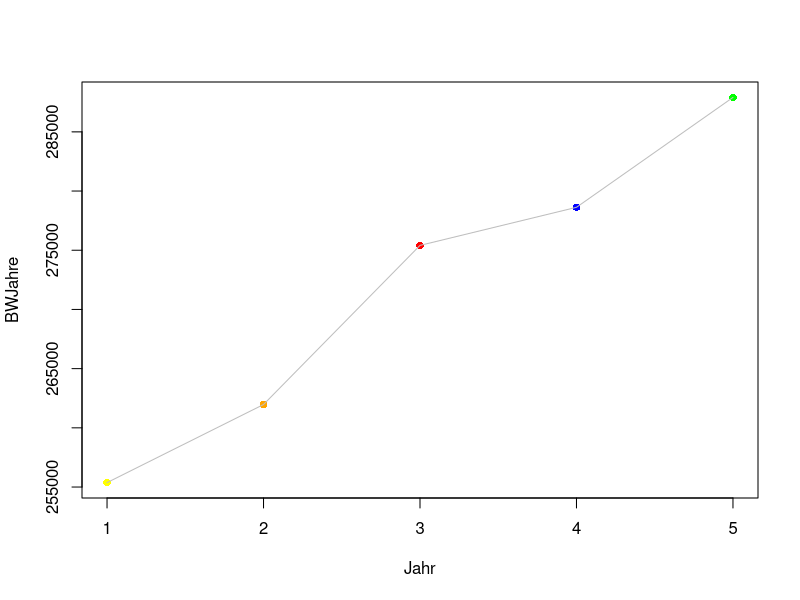
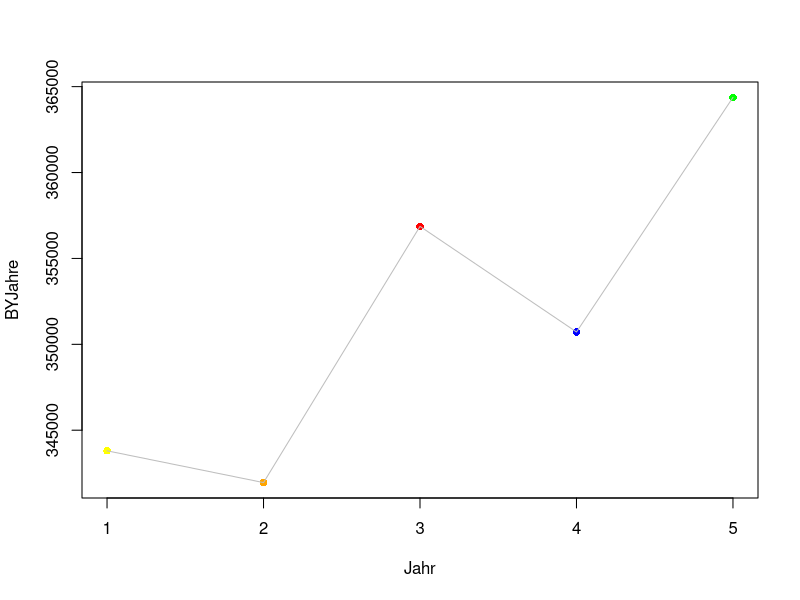
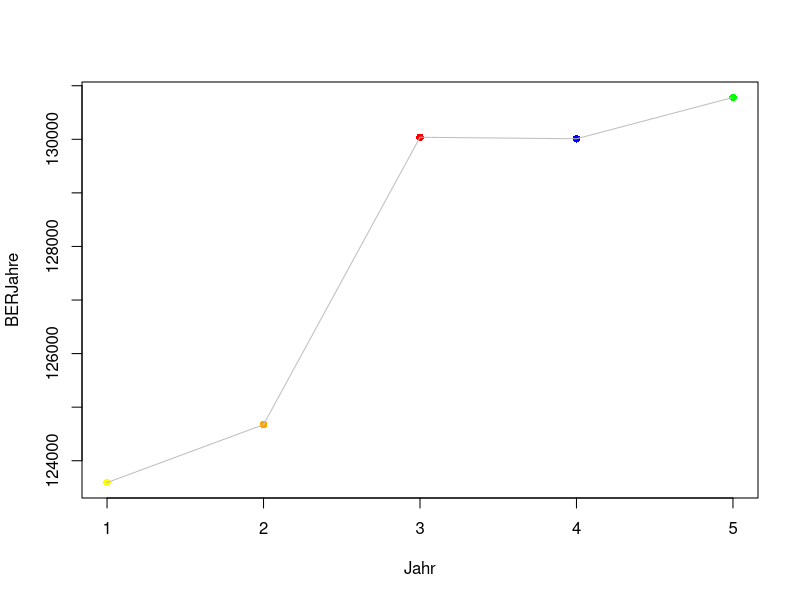
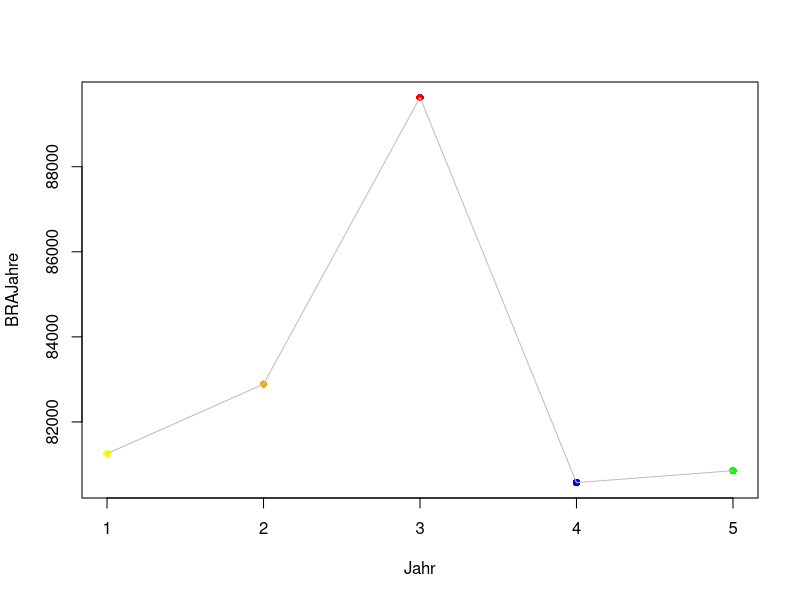
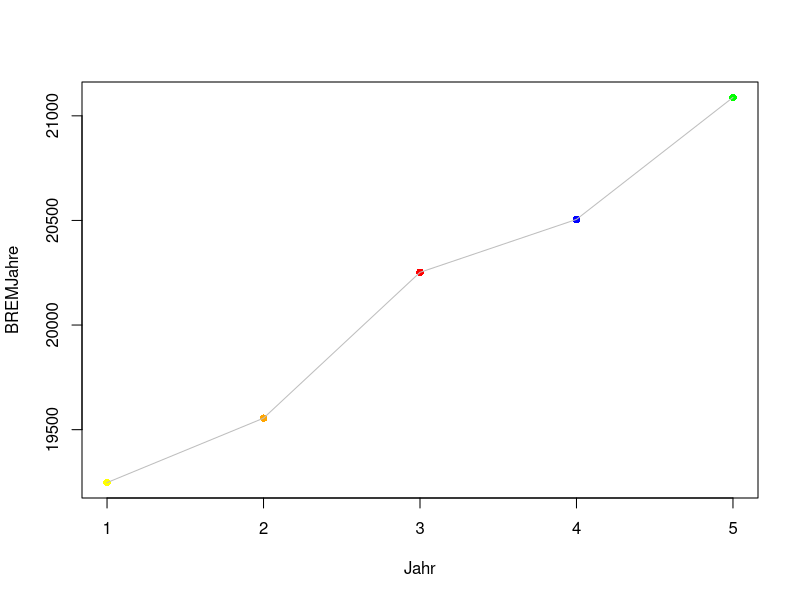
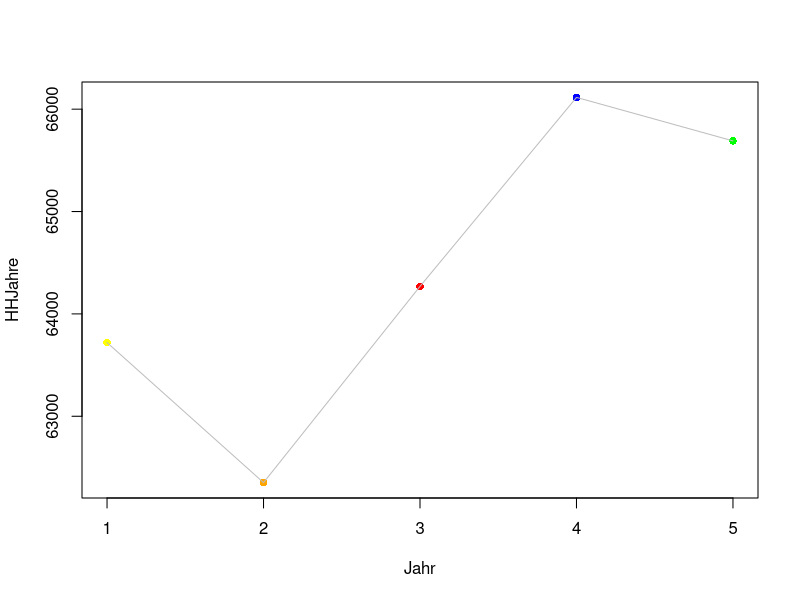
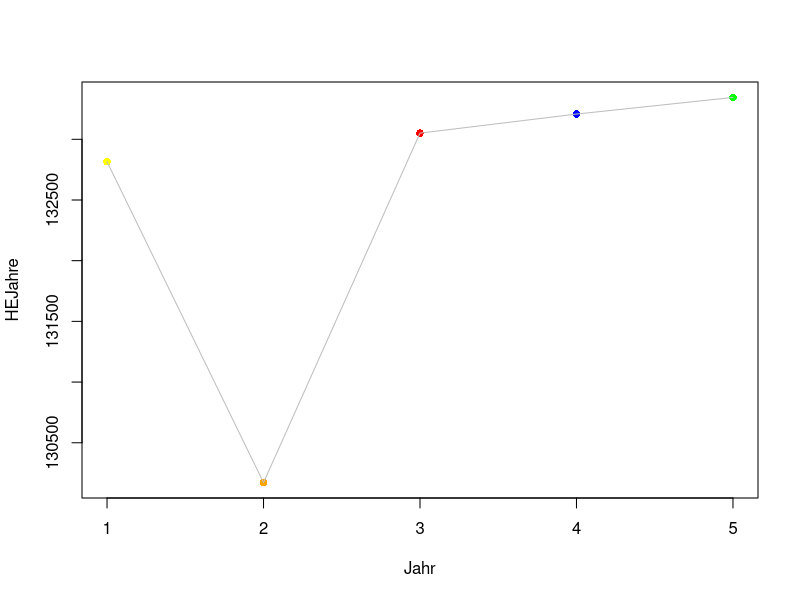
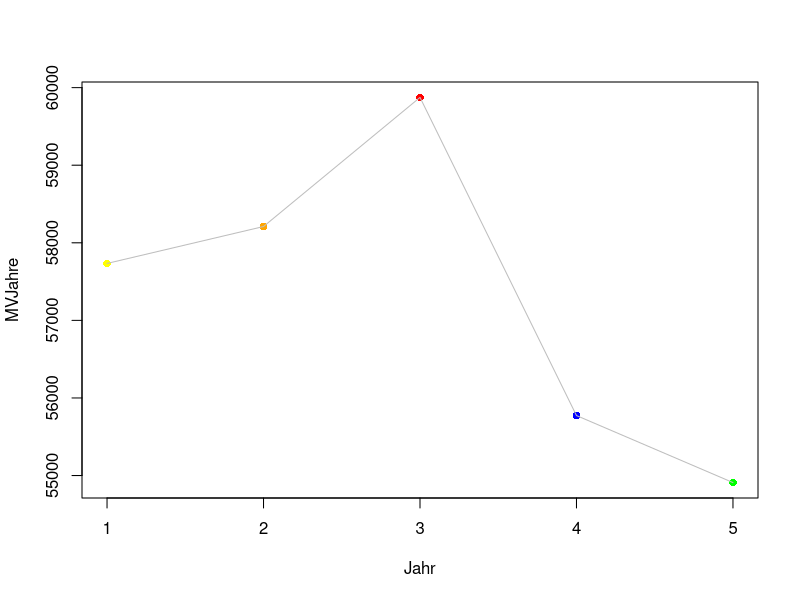

Reproduce these figures in R, in order.
#Einlesen der Datei, System Linux Ubuntu 12.04
setwd("/home/vhx/Dokumente/R-Statistik/Projekt_S_V/WIN_HSHN_S_V/")
d<-read.csv2("unfalldaten.csv",encoding="utf-8")
d
colors = c("yellow", "orange", "red", "blue", "green")



#Bundesland Baden Württenberg 
# Entwicklung von 2008 bis 2012 

BW<-subset(d,d$Bundesland =="Baden-Württemberg"  & d$Lage=="Insgesamt" & d$Unfälle =="Insgesamt" )
BW

BWJahre<-c(BW$X2008,BW$X2009,BW$X2010,BW$X2011,BW$X2012)
summary(BWJahre)
plot(BWJahre,col=colors,xlab="Jahr",pch=16)
lines(BWJahre,col="grey")

#Bayern
# Entwicklung von 2008 bis 2012 
BY<-subset(d,d$Bundesland =="Bayern"  & d$Lage=="Insgesamt" & d$Unfälle =="Insgesamt")
BY


BYJahre<-c(BY$X2008,BY$X2009,BY$X2010,BY$X2011,BY$X2012)
summary(BYJahre)
plot(BYJahre,col=colors,xlab="Jahr",pch=16)
lines(BYJahre,col="grey")

#Berlin
# Entwicklung von 2008 bis 2012 
BER<-subset(d,d$Bundesland =="Berlin" & d$Lage=="Insgesamt" & d$Unfälle =="Insgesamt")
BER

BERJahre<-c(BER$X2008,BER$X2009,BER$X2010,BER$X2011,BER$X2012)
summary(BERJahre)
plot(BERJahre,col=colors,xlab="Jahr",pch=16)
lines(BERJahre,col="grey")

#Brandenburg
# Entwicklung von 2008 bis 2012

BRA<-subset(d,d$Bundesland =="Brandenburg" & d$Lage=="Insgesamt" & d$Unfälle =="Insgesamt")
BRA


BRAJahre<-c(BRA$X2008,BRA$X2009,BRA$X2010,BRA$X2011,BRA$X2012)
summary(BRAJahre)
plot(BRAJahre,col=colors,xlab="Jahr",pch=16)
lines(BRAJahre,col="grey")

# Bremen

BREM<-subset(d,d$Bundesland =="Bremen" & d$Lage=="Insgesamt" & d$Unfälle =="Insgesamt")
BREM


BREMJahre<-c(BREM$X2008,BREM$X2009,BREM$X2010,BREM$X2011,BREM$X2012)
summary(BREMJahre)
plot(BREMJahre,col=colors,xlab="Jahr",pch=16)
lines(BREMJahre,col="grey")

#Hamburg

HH<-subset(d,d$Bundesland =="Hamburg" & d$Lage=="Insgesamt" & d$Unfälle =="Insgesamt")
HH

HHJahre<-c(HH$X2008,HH$X2009,HH$X2010,HH$X2011,HH$X2012)
summary(HHJahre)
plot(HHJahre,col=colors,xlab="Jahr",pch=16)
lines(HHJahre,col="grey")

# Hessen
HE<-subset(d,d$Bundesland =="Hessen"  & d$Lage=="Insgesamt" & d$Unfälle =="Insgesamt")
HE

HEJahre<-c(HE$X2008,HE$X2009,HE$X2010,HE$X2011,HE$X2012)
summary(HEJahre)
plot(HEJahre,col=colors,xlab="Jahr",pch=16)
lines(HEJahre,col="grey")

# Mecklenburg-Vorpommern


MV<-subset(d,d$Bundesland =="Mecklenburg-Vorpommern"  & d$Lage=="Insgesamt" & d$Unfälle =="Insgesamt")
MV

MVJahre<-c(MV$X2008,MV$X2009,MV$X2010,MV$X2011,MV$X2012)
summary(MVJahre)
plot(MVJahre,col=colors,xlab="Jahr",pch=16)
lines(MVJahre,col="grey")

# Niedersachsen

NS<-subset(d,d$Bundesland =="Niedersachsen"  & d$Lage=="Insgesamt" & d$Unfälle =="Insgesamt")
NS

NSJahre<-c(NS$X2008,NS$X2009,NS$X2010,NS$X2011,NS$X2012)
summary(NSJahre)
plot(NSJahre,col=colors,xlab="Jahr",pch=16)
lines(NSJahre,col="grey")

# Nordrhein-Westfalen


NRW<-subset(d,d$Bundesland =="Nordrhein-Westfalen"  & d$Lage=="Insgesamt" & d$Unfälle =="Insgesamt")
NRW

NRWJahre<-c(NRW$X2008,NRW$X2009,NRW$X2010,NRW$X2011,NRW$X2012)
summary(NRWJahre)
plot(NRWJahre,col=colors,xlab="Jahr",pch=16)
lines(NRWJahre,col="grey")

# Rheinland-Pfalz


RP<-subset(d,d$Bundesland =="Rheinland-Pfalz"  & d$Lage=="Insgesamt" & d$Unfälle =="Insgesamt")
RP

RPJahre<-c(RP$X2008,RP$X2009,RP$X2010,RP$X2011,RP$X2012)
summary(RPJahre)
plot(RPJahre,col=colors,xlab="Jahr",pch=16)
lines(RPJahre,col="grey")


# Saarland

SA<-subset(d,d$Bundesland =="Saarland"  & d$Lage=="Insgesamt" & d$Unfälle =="Insgesamt")
SA

SAJahre<-c(SA$X2008,SA$X2009,SA$X2010,SA$X2011,SA$X2012)
summary(SAJahre)
plot(SAJahre,col=colors,xlab="Jahr",pch=16)
lines(SAJahre,col="grey")

# Sachsen

SAC<-subset(d,d$Bundesland =="Sachsen"  & d$Lage=="Insgesamt" & d$Unfälle =="Insgesamt")
SAC

SACJahre<-c(SAC$X2008,SAC$X2009,SAC$X2010,SAC$X2011,SAC$X2012)
summary(SACJahre)
plot(SACJahre,col=colors,xlab="Jahr",pch=16)
lines(SACJahre,col="grey")

# Sachsen-Anhalt

SAA<-subset(d,d$Bundesland =="Sachsen-Anhalt"  & d$Lage=="Insgesamt" & d$Unfälle =="Insgesamt")
SAA

SAAJahre<-c(SAA$X2008,SAA$X2009,SAA$X2010,SAA$X2011,SAA$X2012)
summary(SAAJahre)
plot(SAAJahre,col=colors,xlab="Jahr",pch=16)
lines(SAAJahre,col="grey")

# Schleswig-Holstein


SH<-subset(d,d$Bundesland =="Schleswig-Holstein"  & d$Lage=="Insgesamt" & d$Unfälle =="Insgesamt")
SH

SHJahre<-c(SH$X2008,SH$X2009,SH$X2010,SH$X2011,SH$X2012)
summary(SHJahre)
plot(SHJahre,col=colors,xlab="Jahr",pch=16)
lines(SHJahre,col="grey")



#Thüringen


TH<-subset(d,d$Bundesland =="Thüringen" & d$Lage=="Insgesamt" & d$Unfälle =="Insgesamt")
TH

THJahre<-c(TH$X2008,TH$X2009,TH$X2010,TH$X2011,TH$X2012)
summary(THJahre)
plot(THJahre,col=colors,xlab="Jahr",pch=16)
lines(THJahre,col="grey")
